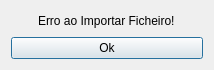
<?xml version="1.0" encoding="UTF-8"?>
<ui version="4.0">
 <class>Dialog</class>
 <widget class="QDialog" name="Dialog">
  <property name="geometry">
   <rect>
    <x>0</x>
    <y>0</y>
    <width>214</width>
    <height>70</height>
   </rect>
  </property>
  <property name="maximumSize">
   <size>
    <width>214</width>
    <height>70</height>
   </size>
  </property>
  <property name="windowTitle">
   <string>Erro Importar</string>
  </property>
  <layout class="QGridLayout" name="gridLayout">
   <item row="0" column="0">
    <layout class="QVBoxLayout" name="verticalLayout">
     <item alignment="Qt::AlignHCenter">
      <widget class="QLabel" name="label">
       <property name="text">
        <string>&lt;html&gt;&lt;head/&gt;&lt;body&gt;&lt;p&gt;Erro ao  Importar Ficheiro!&lt;/p&gt;&lt;/body&gt;&lt;/html&gt;</string>
       </property>
      </widget>
     </item>
     <item>
      <widget class="QPushButton" name="pushButton">
       <property name="text">
        <string>Ok</string>
       </property>
      </widget>
     </item>
    </layout>
   </item>
  </layout>
 </widget>
 <resources/>
 <connections/>
</ui>
